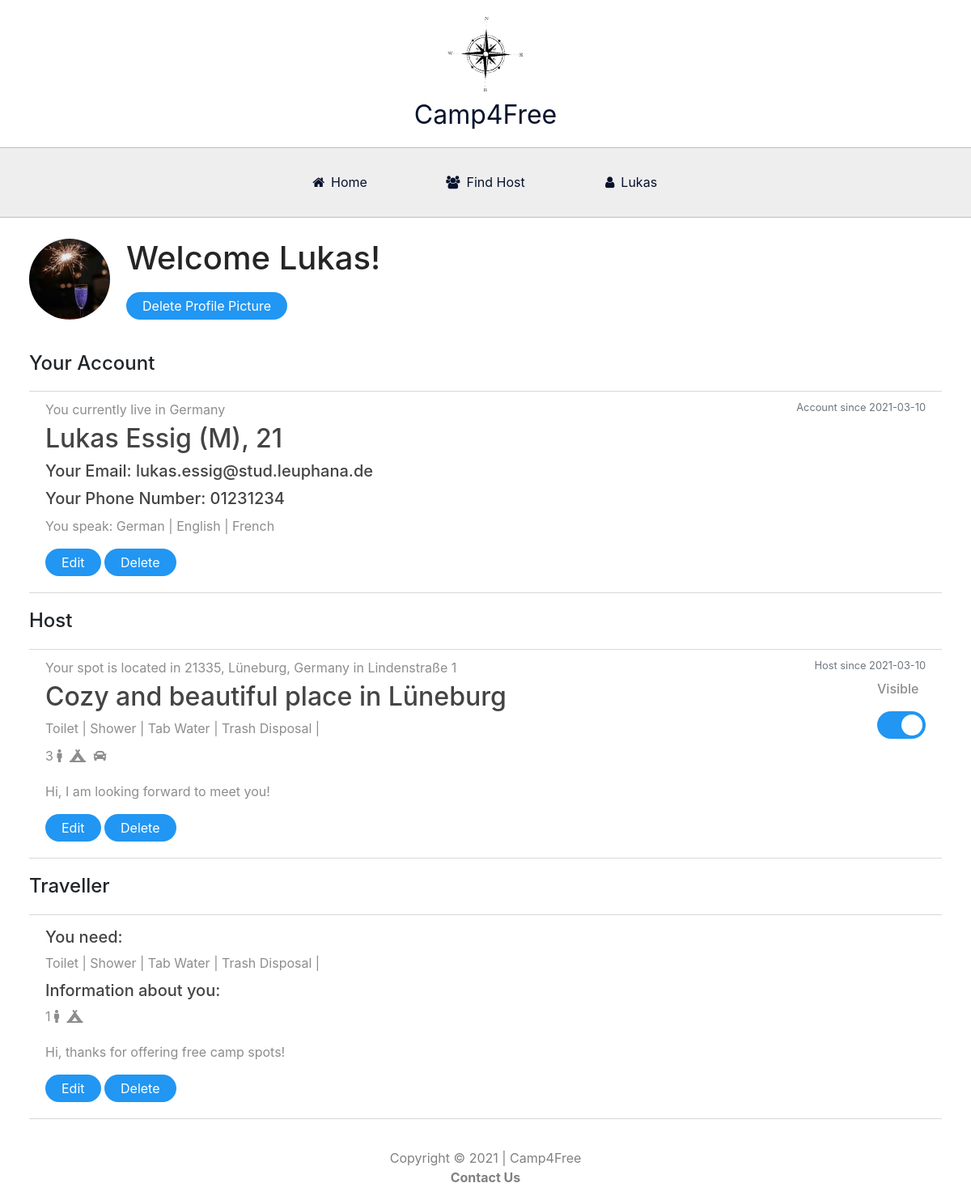
Page /user (signed in) on the earlier database version.
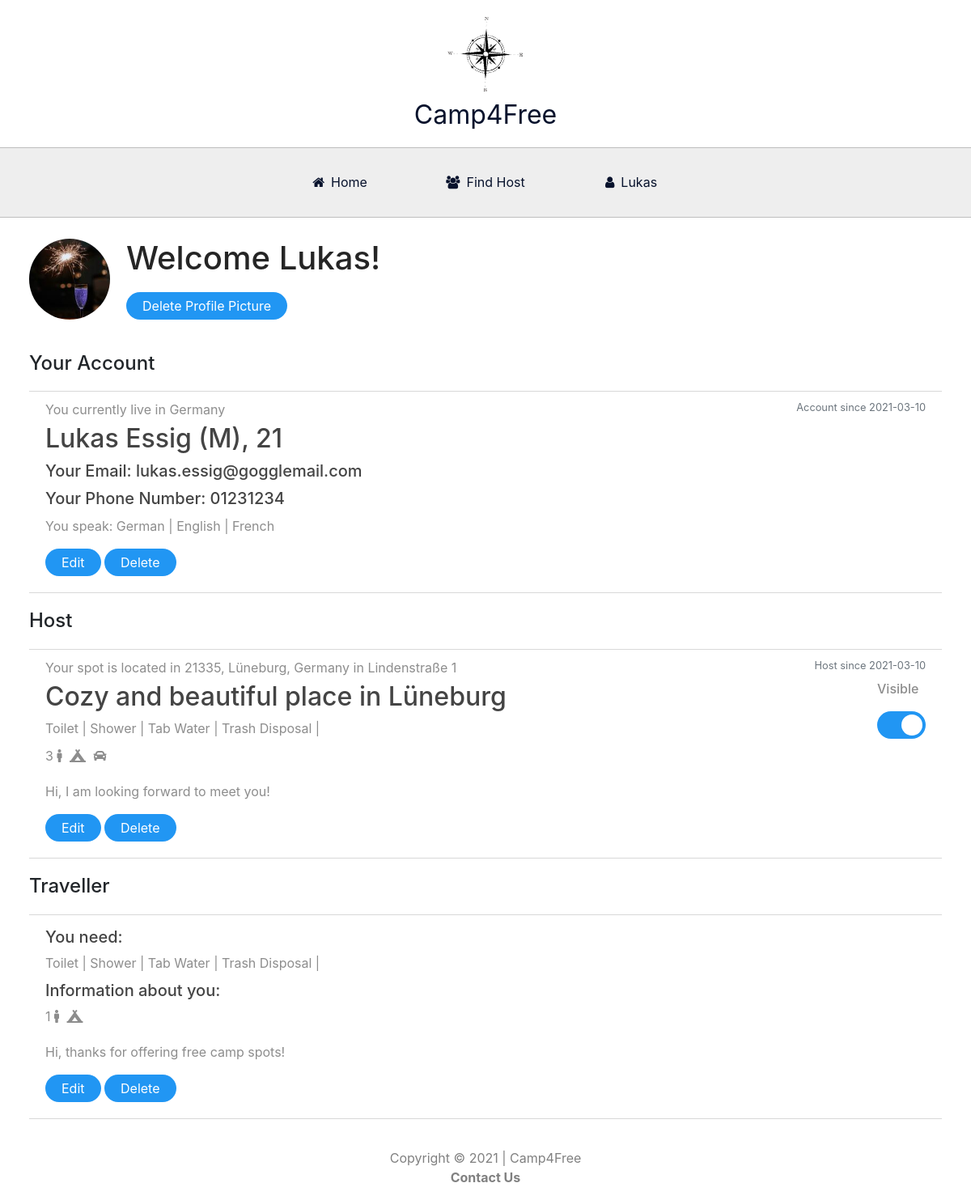
Same page on the later database version.
### website/models.py (models this page shows, shortened)
class User(db.Model, UserMixin):
    id = db.Column(db.Integer, primary_key=True)
    firstname = db.Column(db.String(50), nullable = False)
    surname = db.Column(db.String(50), nullable = False)
    age = db.Column(db.String(3))
    gender = db.Column(db.String(20))
    countryresidence = db.Column(db.String(30))
    language1 = db.Column(db.String(30), nullable = False)
    language2 = db.Column(db.String(30), nullable = False)
    language3 = db.Column(db.String(30), nullable = False)
    email = db.Column(db.String(50), unique=True, nullable = False)
    phonenumber = db.Column(db.String(20), nullable = False)
    password = db.Column(db.String(60), nullable = False)
    date = db.Column(db.DateTime(timezone=True), default=func.now())
    image_file = db.Column(db.String(20), nullable = False, default='default.jpeg')
    host = db.relationship('Host', backref='provider', lazy=True)
    traveller = db.relationship('Traveller', backref='passenger', lazy=True)

### website/views.py (the view, shortened to what this page needs)
@views.route('/user', methods=['GET', 'POST'])
@login_required
def account():
    image_file = url_for('static', filename='profile_pics/' + current_user.image_file)
    hostvalue = Host.query.filter_by(user_id = current_user.id).first()
    travellervalue = Traveller.query.filter_by(user_id = current_user.id).first()
    on_off = request.form.get('on_off')
    return render_template("user.html", host1=hostvalue, traveller1=travellervalue, user=current_user, image_file=image_file)

### website/__init__.py (called while the page is built)
def create_app():
    from .views import views
    from .auth import auth
    app.register_blueprint(views, url_prefix='/')
    app.register_blueprint(auth, url_prefix='/')
    from .models import User, Host, Traveller
    create_database(app)
    login_manager = LoginManager()
    login_manager.login_view = 'auth.login'
    login_manager.init_app(app)
    @login_manager.user_loader
    def load_user(id):
        return User.query.get(int(id))
    return app

### website/templates/user.html (shortened to what the changed rows need)
{% extends "base.html" %}
{% block content %}
<div class= "user_page">
    <div class="user-bar">
        <div class="media">
            <div class="media-body">
                <h2 class="user-bar-heading">Welcome {{ current_user.firstname }}!</h2>
                {% if current_user.image_file != "default.jpeg" %}
                <form method ="POST" action="/delete-profile-pic" enctype="multipart/form-data">
                    <button type="submit" id="delete-profile-pic" class="edit" name="delete_profile_pic">Delete Profile Picture</button>
                </form>
                {% endif %}
            </div>
        </div>
    </div>
    <div class="account-overview">
        <article class="media content-section">
            <div class="media-body">
            <div class="article-metadata" id="metadata">You currently live in {{ user.countryresidence }}
                <small class="text-muted" style="float: right">Account since {{ user.date.strftime('%Y-%m-%d') }}</small>
            </div>
            <h2 class="article-title" >
                {% if user.gender == "Male" %}
                {{ user.firstname }} {{ user.surname }} (M), {{ user.age }}
                {% elif user.gender == "Female" %}
                {{ user.firstname }} {{ user.surname }} (F), {{ user.age }}
                {% else %}
                {{ user.firstname }} {{ user.surname }} (D), {{ user.age }}
                {% endif %}
            </h2>
            <li><h5 class="article-title" >Your Email: {{ user.email }}</h5></li>
            <li><h5 class="article-title" >Your Phone Number: {{ user.phonenumber }}</h5></li>
            <p class="article-content">You speak: {{ user.language1 }} | {% if user.language2 == "None" %} {% else %} {{ user.language2 }} | {% endif %} {% if user.language3 == "None" %} {% else %} {{ user.language3 }} {% endif %}
            </p>
            <a href="{{ url_for('auth.updateuser') }}"><button name="edit" type="button" value="edit" class="edit" >Edit</button></a>
            <button type="button" value="deleteuser" class="edit" data-toggle="modal" data-target="#deleteUserModal">Delete</button>
            </div>
        </article>
    </div>
    <form method ="POST">
        {% if host1 and traveller1 %}
        <div class ="currentlyBoth">
            <article class="media content-section">
                <div class="media-body">
                <h2 class="article-title" >{{ host1.title }}</h2>
                </div>
            </article>
        </div>
        {% endif %}
    </form>
</div>
{% endblock%}

### website/templates/base.html (shortened to what this page needs)
<!DOCTYPE html>
<html>
    <head>
        <link rel="stylesheet" href="{{ url_for('static', filename='style.css') }}">
        <link rel="stylesheet" href="https://use.fontawesome.com/releases/v5.15.2/css/all.css">
        <link rel="stylesheet" href="https://use.fontawesome.com/releases/v5.15.2/css/v4-shims.css">
        <link
        rel="stylesheet"
        href="https://stackpath.bootstrapcdn.com/bootstrap/4.4.1/css/bootstrap.min.css"
        />
        <link
        rel="stylesheet"
        href="https://stackpath.bootstrapcdn.com/font-awesome/4.7.0/css/font-awesome.min.css"
        />
        <link rel="stylesheet" href="https://maxcdn.bootstrapcdn.com/bootstrap/4.0.0/css/bootstrap.min.css">
    </head>
    <body>
        <div id="top">
            <div id="logo">
                <img src="static/img/compass.png" alt="Compass">
            </div>
            <div id="logo-name">Camp4Free</div>
        </div>
        <div class="menu-bar">
            <ul>
                <li><a href="/"><i class="fa fa-home"></i>Home</a></li>
                <li><a href="{{ url_for('views.find_host') }}"><i class="fa fa-users"></i>Find Host</a></li>
                {% if user.is_authenticated %}
                <li><a href="{{ url_for('views.account') }}"><i class="fa fa-user"></i>{{current_user.firstname}}</a>
                {% endif %}
            </ul>
        </div>
        <div class="content">
            {% block content %}
            {% endblock %}
        </div>
        <div class="footer">
            Copyright © 2021 | Camp4Free
            <a href="{{ url_for('views.contact') }}" style="color:grey; font-weight: bold;">Contact Us</a>
        </div>
    </body>
</html>

Differences in the rows shown:
changed User "Lukas": email "lukas.essig@stud.leuphana.de" → "lukas.essig@gogglemail.com"
